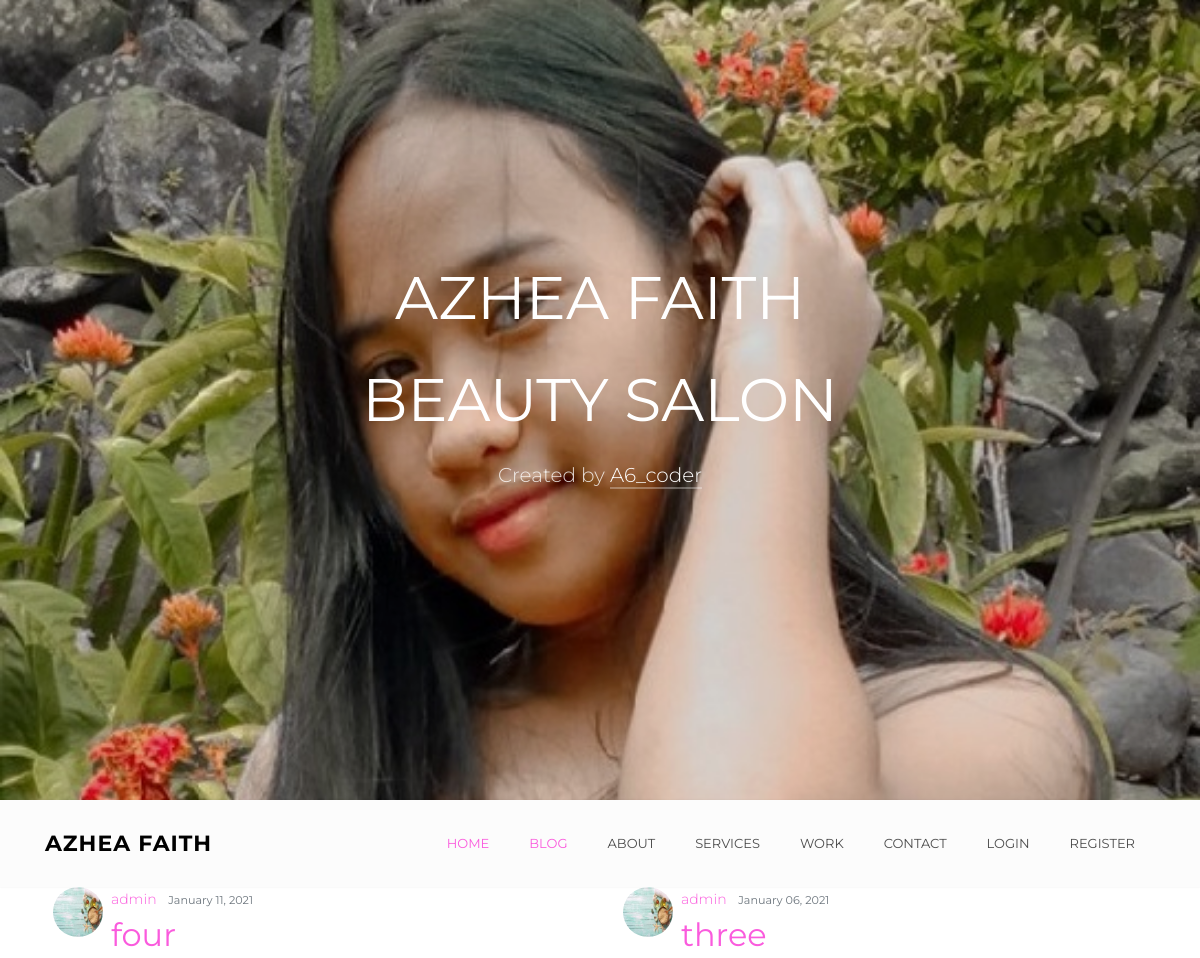
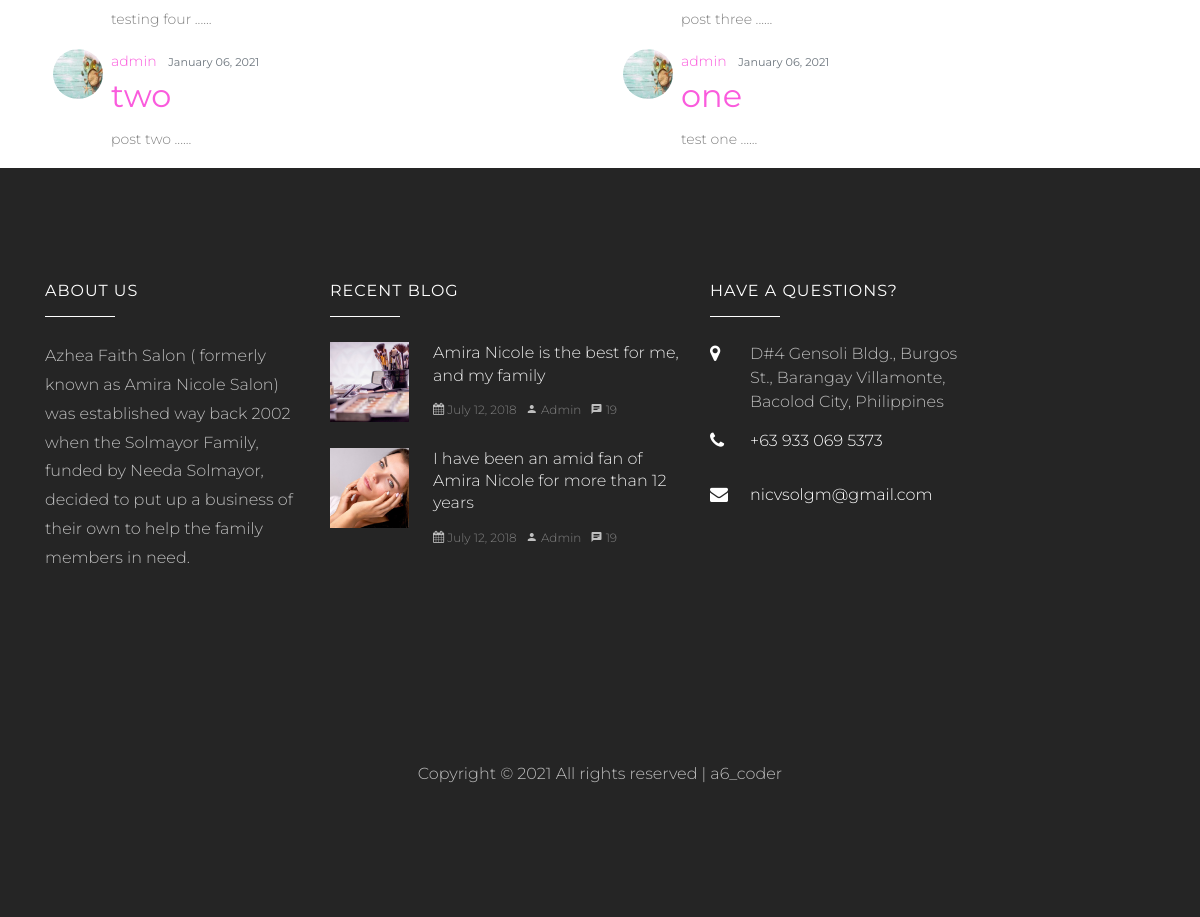
The page /blog/blog/ on the database its author committed (2 pictures, top to bottom).
### blog/models.py (models this page shows, shortened)
class Post(models.Model):
    title = models.CharField(max_length=100)
    content = models.TextField()
    date_posted = models.DateTimeField(default=timezone.now)
    author = models.ForeignKey(User, on_delete=models.CASCADE)
    def snippet(self):
        return self.content[:200] + '  ......'

### users/models.py (models this page shows, shortened)
class Profile(models.Model):
    user = models.OneToOneField(User, on_delete=models.CASCADE)
    image = models.ImageField(default='default.jpg', upload_to='profile_pics')

### blog/views.py (the view)
# urls.py: path('blog/', PostListView.as_view(), name='post-list'),
class PostListView(ListView):
    model = Post
    template_name = 'blog/home.html'  # <app>/<model>_<viewtype>.html
    context_object_name = 'posts'
    ordering = ['-date_posted']
    paginate_by = 5

### blog/templates/blog/home.html (shortened to what this page needs)
{% extends "base.html" %}
{% block content %}
<div class="contaianer">
  <div class="row">
    <div class="col-md-12">
      <div class="row gap-y">
        {% for post in posts %}
          <div class="col-md-6" >
                <article class="media content-section">
                 <img class="test rounded-circle mx-2" src="{{ post.author.profile.image.url }}">
                     <div class="media-body">
                         <div class="article-metadata">
                              <a class="mr-2" href="{% url 'user-posts' post.author.username %}">{{ post.author }}</a>
                              <small class="text-muted">{{ post.date_posted|date:"F d, Y" }}</small>
                         </div>
                              <h2><a class="article-title" href="{% url 'post-detail' post.id %}">{{ post.title }}</a></h2>
                              <p class="article-content">{{ post.snippet }}</p>
                      </div>
                 </article>
          </div>
        {% endfor %}
       </div>
     </div>
  </div>
</div>
{% endblock content %}

### website/templates/base.html (style rules this page uses)
.test { height: 50px; width: 50px; margin-right: 20px; margin-bottom: 20px; }

### rows shown on the page
Post: author.profile.image (placeholder picture), author "admin", date_posted "January 11, 2021", title "four", snippet "testing four ......"
Post: author.profile.image (placeholder picture), author "admin", date_posted "January 06, 2021", title "three", snippet "post three ......"
Post: author.profile.image (placeholder picture), author "admin", date_posted "January 06, 2021", title "two", snippet "post two ......"
Post: author.profile.image (placeholder picture), author "admin", date_posted "January 06, 2021", title "one", snippet "test one ......"
